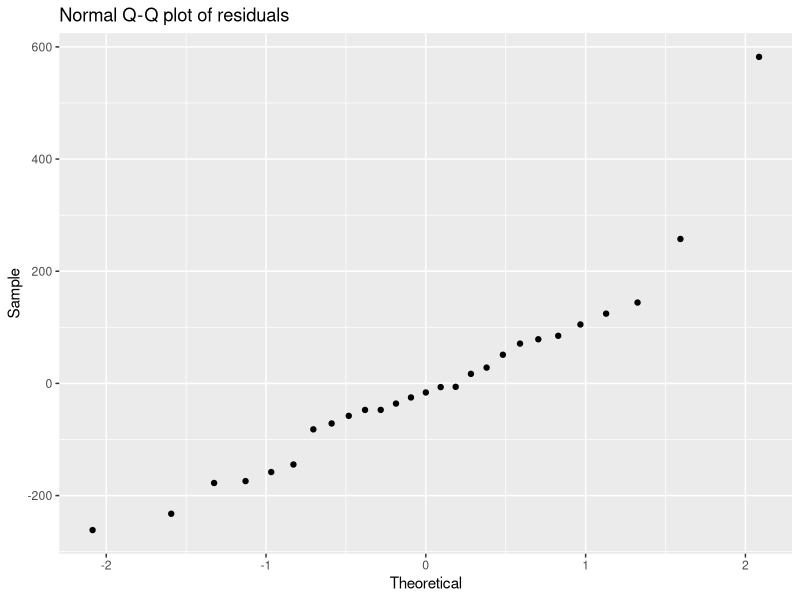
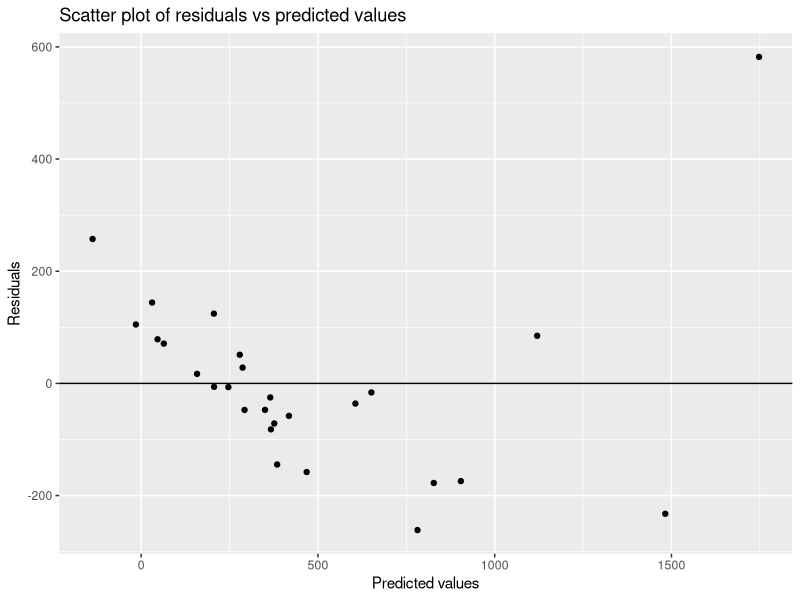
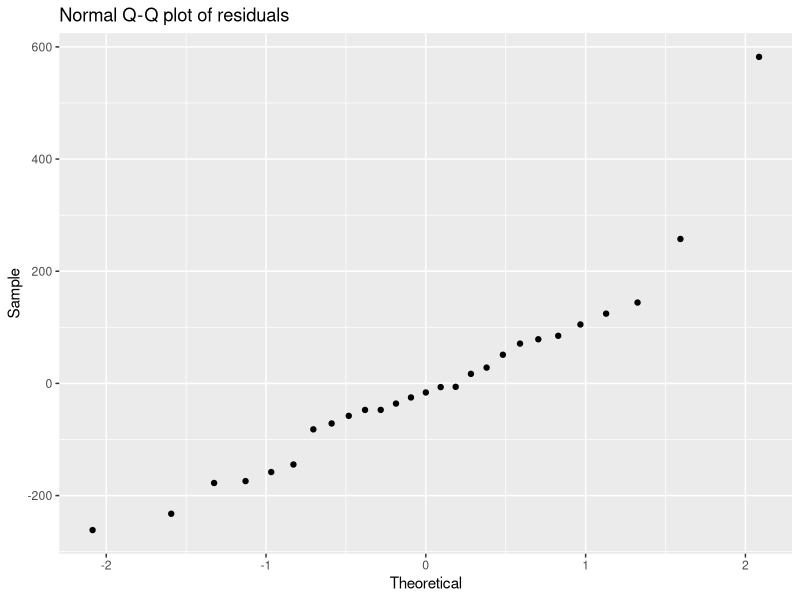
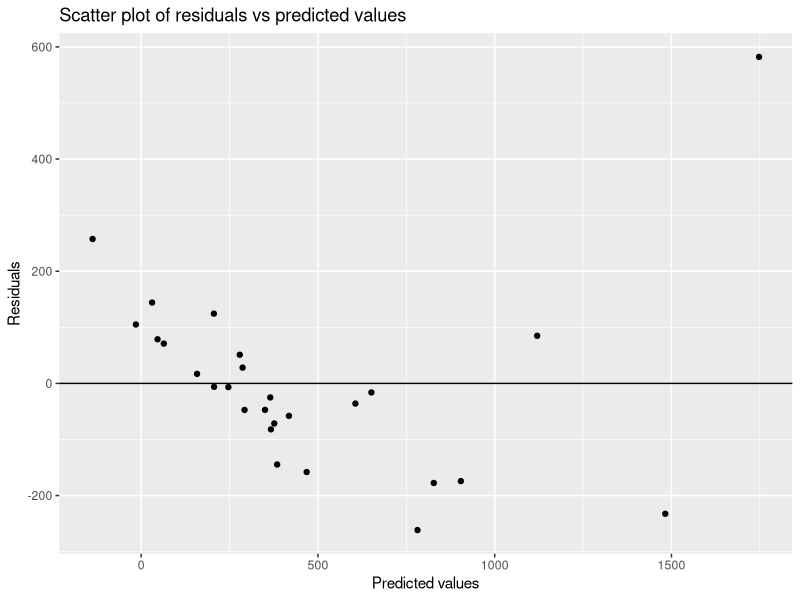

Recreate these plots in R, in order.
setwd("C:/Users/tntje/work/school/applied-stats/assignment15")

library(ggplot2)
library(dplyr)

# PART B
pdata <- read.csv("./Perception Data.csv");

pdata_mat_recoding <- c(0, 1, 2, 3)
names(pdata_mat_recoding) <- c("glass", "plastic", "tin", "cardboard")
pdata_mat_num <- recode(pdata$material, !!!pdata_mat_recoding)

# no interaction
lm01p <- 
  lm(volume ~
       pdata_mat_num +
       height +
       max.width +
       min.width +
       elongation,
     data = pdata
     )

# x6 = x3 : x4
lm02p <- 
  lm(volume ~ 
       pdata_mat_num +
       height +
       max.width +
       min.width +
       elongation +
       max.width * min.width,
     data = pdata
     )

# x6 = x3 : x4, x7 = x2 : x5
lm03p <-
  lm(volume ~
       pdata_mat_num +
       height +
       max.width +
       min.width +
       elongation +
       max.width : min.width +
       height : elongation,
     data = pdata
     )

# x6 = x2 : x3
lm04p <-
  lm(volume ~
       pdata_mat_num +
       height +
       max.width +
       min.width +
       elongation +
       height : max.width,
     data = pdata
     )

# x6 = I(height / max.width)
lm05p <-
  lm(volume ~
       pdata_mat_num +
       height +
       max.width +
       min.width +
       elongation +
       I(height / max.width),
     data = pdata
     )

# x6 = height : pdata_mat_num
lm06p <-
  lm(volume ~
       pdata_mat_num +
       height +
       max.width +
       min.width +
       elongation +
       height : pdata_mat_num,
     data = pdata
  )

lm_final_p <- lm03p
summary(lm_final_p)
anova(lm_final_p)

qqp1_p <- ggplot(data = pdata, aes(sample = resid(lm_final_p))) +
  geom_qq() +
  labs(
    x = "Theoretical",
    y = "Sample",
    title = "Normal Q-Q plot of residuals"
  )
qqp1_p

rp1_p <- ggplot(data = pdata, aes(x = predict(lm_final_p), y = resid(lm_final_p))) +
  geom_point() +
  geom_hline(aes(yintercept = 0)) +
  labs(
    x = "Predicted values",
    y = "Residuals",
    title = "Scatter plot of residuals vs predicted values"
  )
rp1_p

ggsave(filename = "qqp1_p.png", plot = qqp1_p, device = "png", width = 6.5, height = 2, units = "in")
ggsave(filename = "rp1_p.png", plot = rp1_p, device = "png", width = 6.5, height = 2, units = "in")

# PART C
tdata = read.csv("./tigerdata.csv")
